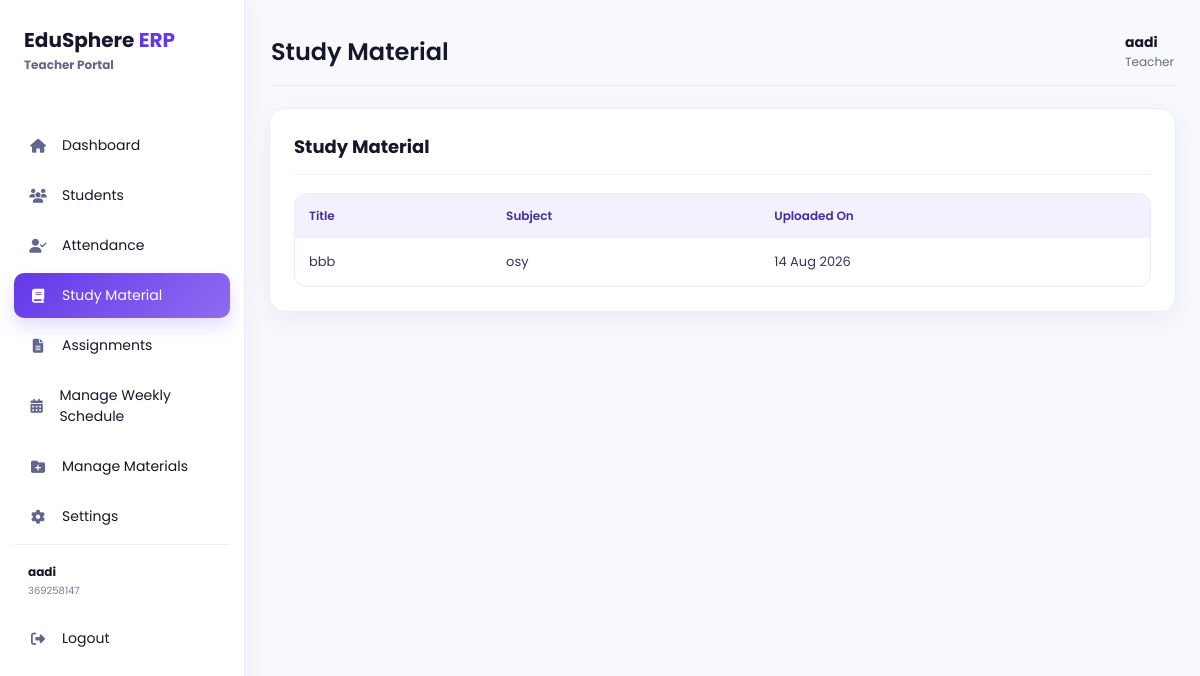
The app's page /teacher/materials (signed in) with its own data.
### models/user.py (models this page shows, shortened)
class User(db.Model):
    __tablename__ = "users"
    id = db.Column(
        db.Integer,
        primary_key=True
    )
    full_name = db.Column(
        db.String(100),
        nullable=False
    )
    enrollment_no = db.Column(
        db.String(50),
        unique=True,
        nullable=True
    )
    employee_id = db.Column(
        db.String(50),
        unique=True,
        nullable=True
    )
    parent_id = db.Column(
        db.String(50),
        unique=True,
        nullable=True
    )
    admin_id = db.Column(
        db.String(50),
        unique=True,
        nullable=True
    )
    email = db.Column(
        db.String(120),
        unique=True,
        nullable=True
    )
    phone = db.Column(
        db.String(20),
        nullable=True
    )
    password = db.Column(
        db.String(200),
        nullable=False
    )
    role = db.Column(
        db.String(20),
        nullable=False
    )
    theme = db.Column(db.String(20), nullable=False, default="light", server_default="light")
    notifications_enabled = db.Column(db.Boolean, nullable=False, default=True, server_default="1")
    accent_color = db.Column(db.String(20), nullable=False, default="purple", server_default="purple")

### models/academic_material.py (models this page shows)
class AcademicMaterial(db.Model):
    __tablename__ = "academic_materials"
    id = db.Column(db.Integer, primary_key=True)
    teacher_user_id = db.Column(
        db.Integer,
        db.ForeignKey("users.id"),
        nullable=False,
        index=True,
    )
    material_type = db.Column(db.String(30), nullable=False, index=True)
    department = db.Column(db.String(50), nullable=False, index=True)
    subject = db.Column(db.String(100), nullable=True, index=True)
    title = db.Column(db.String(150), nullable=False)
    description = db.Column(db.Text, nullable=True)
    original_filename = db.Column(db.String(255), nullable=True)
    stored_filename = db.Column(db.String(255), nullable=True, unique=True)
    uploaded_at = db.Column(db.DateTime, default=datetime.utcnow, nullable=False)
    teacher = db.relationship("User", foreign_keys=[teacher_user_id])

### app.py (the view)
@app.route("/teacher/materials")
def teacher_materials():
    user = get_current_user_for_role("Teacher")
    if not user:
        flash("Access denied!")
        return redirect(url_for("login"))
    return render_role_section(
        "Teacher", "materials", material_rows("Study Material", user.id)
    )

### app.py (called while the page is built)
def get_current_user_for_role(role):
    if session.get("role") != role or "user_id" not in session:
        return None
    user = db.session.get(User, session["user_id"])
    if not user or user.role != role:
        session.clear()
        return None
    return user

def material_rows(material_type, teacher_user_id):
    return [
        [
            material.title,
            material.subject or "Not set",
            material.uploaded_at.strftime("%d %b %Y"),
        ]
        for material in AcademicMaterial.query.filter_by(
            material_type=material_type,
            teacher_user_id=teacher_user_id,
        ).order_by(AcademicMaterial.uploaded_at.desc()).all()
    ]

def render_role_section(role, section_name, table_rows=None, row_ids=None, search_query=""):
    user = get_current_user_for_role(role)
    if not user:
        flash("Access denied!")
        return redirect(url_for("login"))
    title, icon, headers, empty_message = ROLE_SECTION_CONFIG[role][section_name]
    return render_template(
        "dashboard_section.html",
        current_user=user,
        role=role,
        css_file=f"css/{role.lower()}.css",
        nav_items=ROLE_NAV_ITEMS[role],
        active_endpoint=request.endpoint,
        section_title=title,
        section_name=section_name,
        section_icon=icon,
        table_headers=headers,
        table_rows=table_rows or [],
        row_ids=row_ids or [],
        search_query=search_query,
        empty_message=empty_message,
    )

### templates/dashboard_section.html (shortened to what this page needs)
<!DOCTYPE html>
<html lang="en"><head><link rel="stylesheet" href="{{ url_for('static', filename=css_file) }}"><link rel="stylesheet" href="{{ url_for('static', filename='css/palette.css') }}"><link rel="stylesheet" href="https://cdnjs.cloudflare.com/ajax/libs/font-awesome/6.6.0/css/all.min.css"></head>
<body class="{% if role == 'Teacher' %}teacher-dashboard-page teacher-section-{{ section_name }}{% elif role == 'Parent' %}parent-dashboard-page parent-section-{{ section_name }}{% elif role == 'Admin' %}admin-dashboard-page admin-section-{{ section_name }}{% endif %} theme-{{ current_user.theme or 'light' }} accent-{{ current_user.accent_color or 'purple' }}">
<div class="sidebar"><div class="logo"><h2>EduSphere{% if role in ['Teacher', 'Parent'] %} <span>ERP</span>{% endif %}</h2>{% if role == 'Teacher' %}<small>Teacher Portal</small>{% elif role == 'Parent' %}<small>Parent Portal</small>{% endif %}</div><ul>{% for endpoint, label, icon in nav_items if not (role == 'Teacher' and endpoint == 'teacher_profile') %}<li class="{% if endpoint == active_endpoint %}active{% endif %}" onclick="window.location.href='{{ url_for(endpoint) }}'"><i class="fa-solid {{ icon }}"></i><span>{{ label }}</span></li>{% endfor %}{% if role == 'Teacher' %}<li class="sidebar-profile" onclick="window.location.href='{{ url_for('teacher_profile') }}'"><div class="sidebar-profile-details"><strong>{{ current_user.full_name }}</strong><small>{{ current_user.employee_id or 'Employee ID unavailable' }}</small></div></li>{% elif role == 'Parent' %}<li class="sidebar-profile" onclick="window.location.href='{{ url_for('parent') }}'"><i class="fa-solid fa-circle-user"></i><div class="sidebar-profile-details"><strong>{{ current_user.full_name }}</strong><small>{{ current_user.parent_id or 'Parent ID unavailable' }}</small></div></li>{% endif %}<li onclick="window.location.href='{{ url_for('logout') }}'"><i class="fa-solid fa-right-from-bracket"></i><span>Logout</span></li></ul></div>
<main class="main"><div class="topbar"><h2>{{ section_title }}</h2>{% if role != 'Parent' %}<div class="profile"><div><h4>{{ current_user.full_name }}</h4><p>{{ role }}</p></div></div>{% endif %}</div><section class="box full"><h3>{{ section_title }}</h3>
{% if role == 'Teacher' and section_name == 'lectures' %}
<form class="teacher-schedule-form" method="POST"><input type="hidden" name="action" value="add"><label>Day<select name="day_of_week" required>{% for day in ['Monday','Tuesday','Wednesday','Thursday','Friday','Saturday','Sunday'] %}<option value="{{ loop.index0 }}">{{ day }}</option>{% endfor %}</select></label><label>Subject<input name="subject" required></label><label>Department<input name="department" required></label><label>Start time<input type="time" name="start_time" required></label><label>End time<input type="time" name="end_time" required></label><label>Room (optional)<input name="room"></label><button type="submit">Add Lecture</button></form>
<div class="teacher-schedule-list">{% for lecture in schedules %}<form class="teacher-schedule-row" method="POST"><input type="hidden" name="lecture_id" value="{{ lecture.id }}"><select name="day_of_week">{% for day in ['Monday','Tuesday','Wednesday','Thursday','Friday','Saturday','Sunday'] %}<option value="{{ loop.index0 }}" {% if lecture.day_of_week == loop.index0 %}selected{% endif %}>{{ day }}</option>{% endfor %}</select><input name="subject" value="{{ lecture.subject }}" required><input name="department" value="{{ lecture.department or '' }}" required><input type="time" name="start_time" value="{{ lecture.start_time }}" required><input type="time" name="end_time" value="{{ lecture.end_time }}" required><input name="room" value="{{ lecture.room or '' }}" placeholder="Room"><button type="submit" name="action" value="update">Save</button><button id="teacher-schedule-delete-{{ lecture.id }}" type="submit" name="action" value="delete" formnovalidate onclick="return confirm('Delete this lecture from your weekly schedule?');">Delete</button></form>{% else %}<p>{{ empty_message }}</p>{% endfor %}</div>
{% elif table_rows %}<table><tr>{% for header in table_headers %}<th>{{ header }}</th>{% endfor %}</tr>{% for row in table_rows %}<tr>{% for value in row %}<td>{{ value }}</td>{% endfor %}</tr>{% endfor %}</table>{% else %}<p>{{ empty_message }}</p>{% endif %}</section></main></body></html>

### static/css/palette.css (style rules this page uses)
:root { --primary: #2563eb; --primary-dark: #1e3a8a; --accent: #6338e8; --surface: #ffffff; --page-background: #f4f7fc; --text: #17172b; --muted-text: #666666; }

### records on screen
User: full_name "aadi", employee "369258147", role "Teacher"
AcademicMaterial: material_type "Study Material", title "bbb", subject "osy", row "14 Aug 2026"

### other values on screen
{{ label }} "Dashboard" "Students" "Attendance" "Study Material" "Assignments" "Manage Weekly Schedule" "Manage Materials" "Settings"
{{ header }} "Title" "Subject" "Uploaded On"
